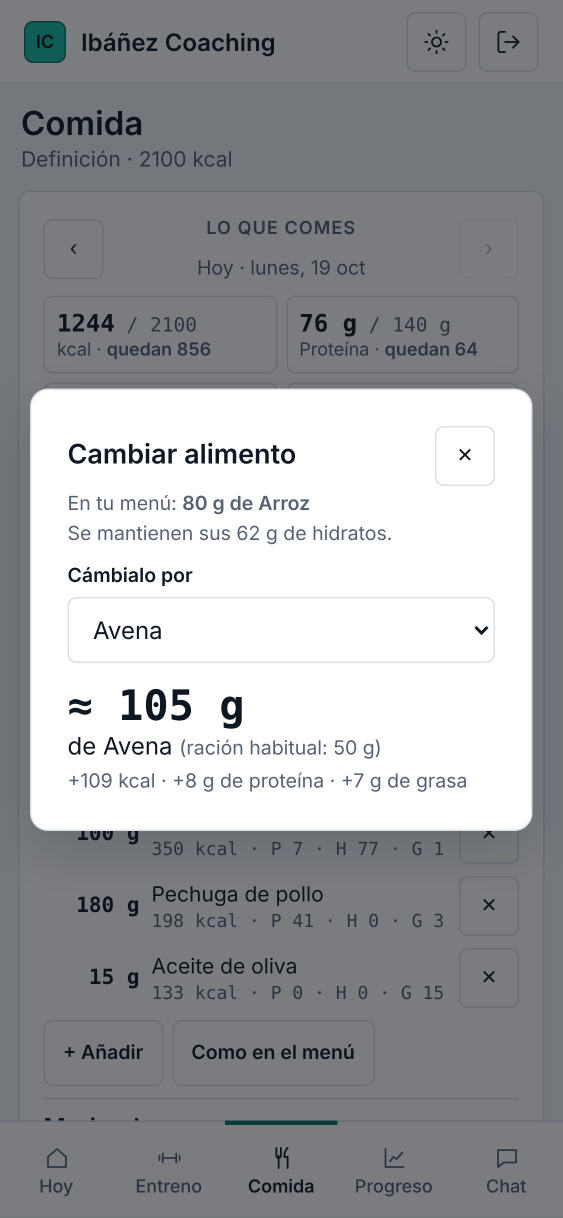
#> input picture recursos/cliente-equivalencia.png, 1125 x 2436 px, given in place of 01-1-raw.png, which was not available (shown at 1/2 size)
$ python lote-01.py
#> lines starting #> are read from the running program, lines starting #| are printed output that depends on the picture
# Lote 1 de @coachera.app: las 9 primeras publicaciones (29 imágenes de 1080 x 1350).
# Uso: python3 herramientas/lote-01.py [prefijo]   (sin prefijo, todas). Ver herramientas/README.md
import os, sys, subprocess, html
from PIL import Image

AQUI = os.path.dirname(os.path.abspath(__file__))
CAP = os.path.abspath(os.path.join(AQUI, "..", "recursos"))          # capturas de la app y el icono
SALIDA = os.environ.get("SALIDA", "/tmp/coachera-redes-salida")      # aquí quedan los PNG
HTML = os.path.join(SALIDA, "html"); PNG = os.path.join(SALIDA, "png")
os.makedirs(HTML, exist_ok=True); os.makedirs(PNG, exist_ok=True)
CHROME = os.environ.get("CHROME", "/opt/pw-browsers/chromium-1194/chrome-linux/chrome")
LOGO = f"file://{CAP}/icono-coachera.png"
def cap(n): return f"file://{CAP}/{n}"

CSS = """
:root{--bg:#06080B;--sf:#0E131A;--sf2:#131A23;--line:rgba(255,255,255,.08);--line2:rgba(255,255,255,.16);
--text:#E8EDF3;--strong:#FFFFFF;--muted:#9AA6B8;--brand:#14B8A6;--brandtext:#5EEAD4;--onbrand:#06231F}
*{box-sizing:border-box}
html,body{margin:0;background:var(--bg)}
.s{width:1080px;height:1350px;position:relative;overflow:hidden;background:var(--bg);color:var(--text);
 font-family:'IBM Plex Sans',sans-serif;padding:104px 88px 0;-webkit-font-smoothing:antialiased}
.s.t{background:var(--brand);color:var(--onbrand)}
.kicker{font-family:'IBM Plex Mono',monospace;font-weight:500;font-size:26px;letter-spacing:.1em;text-transform:uppercase;color:var(--brandtext);margin-bottom:34px}
.t .kicker{color:rgba(6,35,31,.72)}
h1{font-weight:600;font-size:96px;line-height:1.02;letter-spacing:-.03em;margin:0;color:var(--strong)}
h2{font-weight:600;font-size:68px;line-height:1.07;letter-spacing:-.025em;margin:0;color:var(--strong)}
.t h1,.t h2{color:var(--onbrand)}
.lead{font-size:38px;line-height:1.35;color:var(--muted);margin-top:30px;font-weight:400}
.t .lead{color:rgba(6,35,31,.82)}
.acento{color:var(--brandtext)}
.pie{position:absolute;left:88px;right:88px;bottom:70px;display:flex;align-items:center;justify-content:space-between}
.marca{display:flex;align-items:center;gap:16px;font-size:28px;color:var(--muted);font-weight:500}
.marca img{width:52px;height:52px;border-radius:12px;display:block}
.t .marca{color:rgba(6,35,31,.78)} .t .marca img{box-shadow:0 0 0 2px rgba(6,35,31,.55)}
.cont{font-family:'IBM Plex Mono',monospace;font-size:26px;color:var(--muted);display:flex;align-items:center;gap:14px}
.t .cont{color:rgba(6,35,31,.72)}
.desliza{font-size:44px;line-height:1}
.btn{display:inline-flex;align-items:center;gap:16px;background:var(--brand);color:var(--onbrand);font-weight:600;font-size:38px;
 padding:28px 44px;border-radius:999px;border:1.5px solid var(--brandtext)}
.t .btn{background:var(--onbrand);color:#fff;border-color:var(--onbrand)}
.chips{display:flex;flex-wrap:wrap;gap:16px;margin-top:56px}
.chip{border:1.5px solid var(--line2);border-radius:999px;padding:16px 30px;font-size:32px;font-weight:500;color:var(--text)}
.t .chip{border-color:rgba(6,35,31,.5);color:var(--onbrand)}
.nota{font-size:30px;color:var(--muted);margin-top:26px}
.t .nota{color:rgba(6,35,31,.78)}
.cifra{font-family:'IBM Plex Mono',monospace;font-weight:500;font-size:300px;line-height:.9;letter-spacing:-.05em;color:var(--strong)}
.tel{position:absolute;background:#000;border-radius:66px;padding:14px;border:1.5px solid var(--line2)}
.tel img{display:block;width:100%;border-radius:52px}
.win{background:var(--sf);border:1.5px solid var(--line2);border-radius:20px;overflow:hidden}
.win .barra{height:40px;display:flex;align-items:center;gap:10px;padding:0 18px;border-bottom:1px solid var(--line)}
.win .barra i{width:12px;height:12px;border-radius:50%;background:#2A3442;display:block}
.win img{display:block;width:100%}
.filas{margin-top:64px;display:flex;flex-direction:column;gap:0}
.fila{display:flex;align-items:center;gap:28px;padding:30px 0;border-top:1.5px solid var(--line);font-size:38px;color:var(--text)}
.fila:last-child{border-bottom:1.5px solid var(--line)}
.fila svg{width:46px;height:46px;flex:none;stroke:var(--brandtext);fill:none;stroke-width:1.8;stroke-linecap:round;stroke-linejoin:round}
.card{background:var(--sf);border:1.5px solid var(--line2);border-radius:16px}
.mono{font-family:'IBM Plex Mono',monospace}
"""

ICON = {
 "fuga": '<svg viewBox="0 0 24 24"><circle cx="9" cy="8" r="4"/><path d="M2 21c0-3.9 3.1-7 7-7s7 3.1 7 7"/><path d="M17 8l5 5M22 8l-5 5"/></svg>',
 "memoria": '<svg viewBox="0 0 24 24"><path d="M7 7h13l-4-4M17 17H4l4 4"/></svg>',
 "pdf": '<svg viewBox="0 0 24 24"><path d="M14 3H6a2 2 0 0 0-2 2v14a2 2 0 0 0 2 2h12a2 2 0 0 0 2-2V9z"/><path d="M14 3v6h6"/></svg>',
 "cobro": '<svg viewBox="0 0 24 24"><circle cx="12" cy="12" r="9"/><path d="M15 9.5c-.5-1-1.6-1.5-3-1.5-1.7 0-3 .9-3 2s1.3 1.7 3 2 3 .9 3 2-1.3 2-3 2c-1.4 0-2.5-.5-3-1.5M12 6v2M12 16v2"/></svg>',
}

def pie(n=None, total=None, flecha=False):
    cont = ""
    if n:
        cont = f'<div class="cont">{n}/{total}' + ('<span class="desliza">→</span>' if flecha else '') + '</div>'
    return f'<div class="pie"><div class="marca"><img src="{LOGO}">coachera.fit</div>{cont}</div>'

def slide(body, turquesa=False, n=None, total=None, flecha=False):
    return f'<!doctype html><html><head><meta charset="utf-8"><style>{CSS}</style></head><body><div class="s{" t" if turquesa else ""}">{body}{pie(n,total,flecha)}</div></body></html>'

def tel(src, left, top, width):
    return f'<div class="tel" style="left:{left}px;top:{top}px;width:{width}px"><img src="{cap(src)}"></div>'

def win(src, extra=""):
    return f'<div class="win" style="{extra}"><div class="barra"><i></i><i></i><i></i></div><img src="{cap(src)}"></div>'

E = html.escape
S = {}

# ---------- 1 · Qué es Coachera (5) ----------
S["01-1"] = slide('<div class="kicker">La app para entrenadores personales</div>'
  '<h1 style="font-size:132px;margin-top:150px">Más clientes.<br>Menos WhatsApp<br>y Excel.</h1>', True, 1, 5, True)
S["01-2"] = slide('<h2>Llevar una asesoría no debería ser perseguir a nadie.</h2><div class="filas">'
  + "".join(f'<div class="fila">{ICON[i]}{t}</div>' for i, t in [
    ("fuga", "Clientes que lo dejan sin que te enteres"),
    ("memoria", "Revisiones que comparas de memoria"),
    ("pdf", "Planes en PDF y mensajes sueltos"),
    ("cobro", "Cobros que se olvidan")]) + '</div>', False, 2, 5)
S["01-3"] = slide('<div class="kicker">Tu panel</div><h2>Abres el panel y sabes qué hacer primero.</h2>'
  + win("panel-hoy.png", "margin-top:64px;width:960px;margin-left:-28px"), False, 3, 5)
S["01-4"] = slide('<div class="kicker">La app de tus clientes</div><h2>Una app que tus clientes sí abren. Con tu marca.</h2>'
  + tel("cliente-hoy.png", 348, 430, 384), False, 4, 5)
S["01-5"] = slide('<h2 style="margin-top:80px">Lo que hoy llevas en cinco sitios, en uno.</h2><div class="chips">'
  + "".join(f'<span class="chip">{c}</span>' for c in ["Planes", "Revisiones", "Hábitos", "Cobros", "Chat"])
  + '</div><div style="margin-top:110px"><span class="btn">Empieza gratis en coachera.fit</span></div>'
  '<div class="nota">Gratis hasta 5 clientes · Sin tarjeta</div>', False, 5, 5)

# ---------- 2 · ¿Así llevas tu asesoría? (5) ----------
collage = '''
<div style="position:absolute;left:88px;top:470px;width:904px;height:620px">
 <div class="card" style="position:absolute;left:0;top:30px;width:420px;padding:34px;display:flex;flex-direction:column;gap:18px">
  <div style="display:flex;justify-content:space-between;align-items:center"><span class="mono" style="font-size:24px;color:var(--muted)">CHATS</span>
   <span class="mono" style="font-size:24px;background:var(--brand);color:var(--onbrand);border-radius:999px;padding:4px 16px">47</span></div>
  <div style="background:var(--sf2);border-radius:22px 22px 22px 6px;height:58px;width:78%"></div>
  <div style="background:var(--sf2);border-radius:22px 22px 22px 6px;height:58px;width:62%"></div>
  <div style="background:#1C2632;border-radius:22px 22px 6px 22px;height:58px;width:70%;align-self:flex-end"></div>
  <div style="background:var(--sf2);border-radius:22px 22px 22px 6px;height:58px;width:85%"></div>
 </div>
 <div class="card" style="position:absolute;right:0;top:0;width:450px;height:300px;overflow:hidden">
  <div style="display:grid;grid-template-columns:60px 1fr 1fr 1fr;grid-auto-rows:50px">
  ''' + "".join(f'<div style="border-right:1px solid var(--line);border-bottom:1px solid var(--line);{"background:var(--sf2)" if r==0 or c==0 else ""}"></div>' for r in range(6) for c in range(4)) + '''
  </div></div>
 <div class="card" style="position:absolute;right:60px;top:340px;width:250px;height:270px;padding:30px">
  <div class="mono" style="font-size:30px;color:var(--muted)">PDF</div>
  <div style="margin-top:26px;display:flex;flex-direction:column;gap:14px">
   <div style="height:12px;background:var(--sf2);width:100%"></div><div style="height:12px;background:var(--sf2);width:80%"></div>
   <div style="height:12px;background:var(--sf2);width:90%"></div><div style="height:12px;background:var(--sf2);width:60%"></div></div>
 </div>
 <div style="position:absolute;left:150px;top:470px;width:330px;padding:30px 32px;background:#E8EDF3;color:#0E131A;font-size:36px;font-weight:500;transform:rotate(-4deg);border-radius:6px">¿cobrar a Luis?</div>
</div>'''
S["02-1"] = slide('<h1>¿Así llevas tu asesoría?</h1>' + collage, False, 1, 5, True)
S["02-2"] = slide('<div class="cifra" style="margin-top:250px">47</div><h2 style="margin-top:60px;font-weight:500;color:var(--text)">chats sin leer, y uno es la revisión que esperabas.</h2>', False, 2, 5)
S["02-3"] = slide('<div class="cifra" style="margin-top:250px">23:40</div><h2 style="margin-top:60px;font-weight:500;color:var(--text)">Y tú, pasando a PDF la rutina de un cliente.</h2>', False, 3, 5)
S["02-4"] = slide('<h1 style="margin-top:250px">¿Quién te ha pagado este mes?</h1><div class="lead" style="font-size:44px">Si tienes que mirarlo en el banco, algo falla.</div>', False, 4, 5)
S["02-5"] = slide('<h1 style="margin-top:200px">Hay otra forma.</h1><div class="lead" style="font-size:44px">Planes, revisiones, hábitos, cobros y chat, en una sola app.</div>'
  '<div style="margin-top:90px"><span class="btn">coachera.fit</span></div>', False, 5, 5)

# ---------- 3 · Pega tu rutina desde Excel (4) ----------
S["03-1"] = slide('<h1 style="margin-top:230px">¿Tus rutinas están en Excel?</h1><h2 class="acento" style="margin-top:40px;color:var(--brandtext)">Pégalas.<br>No las vuelvas a escribir.</h2>', False, 1, 4, True)
S["03-2"] = slide('<div class="kicker">Pegar desde Excel</div><h2>Copias las celdas. Coachera entiende el resto.</h2>'
  + win("panel-pegar-excel.png", "margin-top:56px;width:960px;margin-left:-28px")
  + '<div class="nota" style="font-size:32px;line-height:1.4">Días, ejercicios, series y descansos. Sirve Excel, Google Sheets, Numbers o LibreOffice.</div>', False, 2, 4)
pasos = "".join(f'''<div style="display:flex;gap:36px;padding:44px 0;border-top:1.5px solid var(--line)">
 <div class="mono acento" style="font-size:64px;font-weight:500;line-height:1">{n}</div>
 <div style="font-size:42px;line-height:1.3;color:var(--text)">{t}</div></div>''' for n, t in [
  ("01", "Les mandas la invitación por WhatsApp o por correo."),
  ("02", "Instalan la app desde el navegador, sin tienda de apps. Para ellos es gratis.")])
S["03-3"] = slide('<h2 style="margin-top:120px">Y a tus clientes, los invitas por WhatsApp.</h2><div style="margin-top:80px;border-bottom:1.5px solid var(--line)">' + pasos + '</div>', False, 3, 4)
S["03-4"] = slide('<h1 style="margin-top:200px">Tu mudanza, en una tarde.</h1><div class="lead" style="font-size:44px">Y si empiezas de cero, tienes plantillas de entreno listas para usar.</div>'
  '<div style="margin-top:90px"><span class="btn">Empieza gratis en coachera.fit</span></div>', False, 4, 4)

# ---------- 4 · Serie a serie (1) ----------
# Teléfono: ancho 430 -> pantalla 402 de ancho (1125x2436); y de la pantalla = top+14
TW, TL, TT = 396, 88, 380
sw = TW - 28; sh = sw * 2436 / 1125
def pt(fx, fy): return (TL + 14 + fx * sw, TT + 14 + fy * sh)
ax1, ay1 = pt(0.47, 0.502)   # «La vez anterior: 57,5 × 7»
ax2, ay2 = pt(0.675, 0.754)  # ▲ de la primera serie
lx = 600
anot = f'''
<svg style="position:absolute;left:0;top:0" width="1080" height="1350">
 <g stroke="#5EEAD4" stroke-width="2.5" fill="none">
  <circle cx="{ax1}" cy="{ay1}" r="10" fill="#5EEAD4"/><path d="M{ax1} {ay1} H{lx-20}"/>
  <circle cx="{ax2}" cy="{ay2}" r="10" fill="#5EEAD4"/><path d="M{ax2} {ay2} H{lx-20}"/>
 </g></svg>
<div style="position:absolute;left:{lx}px;top:{ay1-50}px;width:400px;font-size:36px;line-height:1.25;color:#fff;font-weight:500">Lo de la última vez, a la vista</div>
<div style="position:absolute;left:{lx}px;top:{ay2-50}px;width:400px;font-size:36px;line-height:1.25;color:#fff;font-weight:500"><span class="acento">▲</span> Marca nueva, en la propia serie</div>'''
S["04-1"] = slide('<h1>Serie a serie.</h1><div class="lead" style="margin-top:22px;max-width:880px">Tu cliente ve lo que hizo la vez anterior y anota kilos y repeticiones en dos toques.</div>'
  + tel("cliente-entreno.png", TL, TT, TW) + anot)

# ---------- 5 · Revisiones comparadas (4) ----------
S["05-1"] = slide('<div class="kicker">Revisiones</div><h1 style="font-size:124px;margin-top:150px">Revisiones que no comparas de memoria.</h1>', True, 1, 4, True)
S["05-2"] = slide('<h2>Cada revisión llega junto a la anterior.</h2>'
  + win("panel-revision.png", "margin-top:56px;width:960px;margin-left:-28px")
  + '<div class="nota" style="font-size:32px;line-height:1.4">Peso medio de 7 días, medidas, fotos lado a lado y respuestas, frente a la revisión anterior.</div>', False, 2, 4)
tarjeta = '''<div class="card" style="margin-top:80px;padding:52px 56px;border-left:6px solid #fff">
 <div class="mono" style="font-size:24px;letter-spacing:.1em;color:var(--muted)">SU SEMANA</div>
 <div style="font-size:50px;font-weight:600;color:#fff;margin-top:20px">¿Cuánta hambre has pasado?</div>
 <div style="display:flex;justify-content:space-between;margin-top:48px">''' + "".join(f'''<div>
   <div class="mono" style="font-size:24px;letter-spacing:.1em;color:var(--muted)">{l}</div>
   <div class="mono" style="font-size:120px;font-weight:500;color:#fff;line-height:1;margin-top:10px">{v}</div></div>''' for l, v in [("ANTES", "4"), ("AHORA", "8"), ("CAMBIO", "+4")]) + '</div></div>'
S["05-3"] = slide('<h2>Lo que cambia salta a la vista.</h2>' + tarjeta
  + '<div class="lead" style="font-size:42px;margin-top:64px">La app marca lo que destaca. <span style="color:#fff">Tú decides qué significa.</span></div>', False, 3, 4)
onda = '<svg width="904" height="120" style="display:block;margin-top:56px">' + "".join(
  f'<rect x="{i*16}" y="{60-h/2}" width="7" height="{h}" rx="3.5" fill="#3A4656"/>' for i, h in enumerate(
  [12,24,40,30,60,84,50,36,70,96,64,40,28,52,80,58,34,22,44,72,90,62,38,26,48,66,42,30,20,36,58,76,50,32,24,16,28,46,64,40,26,18,30,22,14,20,12,10,16,12,8,10,8,6,10,8]
)) + '</svg>'
S["05-4"] = slide('<h2 style="margin-top:110px">Y contestas con un audio.</h2>'
  '<div style="margin-top:80px"><span class="btn" style="font-size:44px;padding:34px 52px"><span style="width:22px;height:22px;border-radius:50%;background:var(--onbrand);display:inline-block"></span>Grabar respuesta</span></div>'
  + onda + '<div class="lead" style="font-size:42px">Grabas, lo escuchas y lo envías. Le llega a su chat, con aviso al móvil.</div>', False, 4, 4)

# ---------- 6 · 5 señales (7) ----------
S["06-1"] = slide('<div class="kicker">Para guardar</div><h1 style="font-size:104px;margin-top:120px">5 señales de que tu asesoría online necesita un sistema</h1>'
  '<div class="lead" style="font-size:42px;margin-top:48px">Guárdalo y cuenta cuántas tienes.</div>', False, 1, 7, True)
senales = [
 ("01", "Buscas el plan de un cliente en tres sitios.", "El Excel, el PDF que le mandaste y el audio donde se lo cambiaste."),
 ("02", "Las revisiones llegan cuando el cliente se acuerda.", "Y si no llega, no te enteras hasta que lo deja."),
 ("03", "No sabes de memoria quién te debe la cuota.", "Y te da apuro preguntarlo."),
 ("04", "Contestas mensajes a las 23:00.", "Porque es el único rato que te queda."),
 ("05", "Te da miedo coger más clientes.", "No por falta de ganas: por falta de horas.")]
for i, (n, f, e) in enumerate(senales):
    S[f"06-{i+2}"] = slide(f'<div class="cifra acento" style="font-size:240px;margin-top:150px;color:var(--brandtext)">{n}</div>'
      f'<h2 style="margin-top:70px;font-size:76px">{f}</h2><div class="lead" style="font-size:42px;margin-top:36px">{e}</div>', False, i+2, 7)
S["06-7"] = slide('<h1 style="margin-top:200px">¿Tienes dos o más?</h1><div class="lead" style="font-size:44px">Coachera junta planes, revisiones, hábitos, cobros y chat en una app.</div>'
  '<div style="margin-top:90px"><span class="btn">Gratis hasta 5 clientes · coachera.fit</span></div>', False, 7, 7)

# ---------- 7 · Con tu marca (1) ----------
S["07-1"] = slide('<h1 style="font-size:88px">Tus clientes ven tu marca. No la nuestra.</h1>'
  + tel("cliente-marca-roja.png", 64, 420, 300) + tel("cliente-marca-azul.png", 716, 420, 300) + tel("cliente-hoy.png", 372, 380, 336)
  + '<div style="position:absolute;left:88px;right:88px;top:1120px;font-size:32px;line-height:1.35;color:var(--muted)">Tu nombre comercial y tu color en la app de tus clientes. Se instala desde el navegador y para ellos es gratis.</div>')

# ---------- 8 · Fundador (1) ----------
lineas = ["Llevo 2 años entrenando a clientes online.", "Con WhatsApp y Excel, todo era poco práctico e incómodo.", "Así que estoy construyendo la herramienta que me faltaba."]
S["08-1"] = slide('<div class="kicker">Quién está detrás</div><h1 style="font-size:110px">Soy entrenador. Por eso hago Coachera.</h1>'
  '<div style="margin-top:80px;border-bottom:1.5px solid var(--line)">' + "".join(f'<div style="padding:30px 0;border-top:1.5px solid var(--line);font-size:40px;line-height:1.3;color:var(--text)">{l}</div>' for l in lineas)
  + '</div><div style="margin-top:44px;font-size:32px;color:var(--muted)">Víctor · fundador de Coachera</div>')

# ---------- 9 · Empieza gratis (1) ----------
S["09-1"] = slide('<h1 style="font-size:112px;margin-top:110px">Tu próximo cliente merece algo mejor que un PDF.</h1>'
  '<div class="lead" style="font-size:42px;margin-top:44px">Crea tu cuenta gratis: en unos minutos tienes a tu primer cliente con su plan.</div>'
  '<div class="chips" style="margin-top:64px"><span class="chip" style="font-size:34px">Gratis hasta 5 clientes · Sin tarjeta</span></div>', True)

def render(nombre, doc):
#> called with nombre = '01-1'
    h = os.path.join(HTML, nombre + ".html")
    open(h, "w", encoding="utf-8").write(doc)
    raw = os.path.join(HTML, nombre + "-raw.png")
    subprocess.run([CHROME, "--headless=new", "--no-sandbox", "--disable-gpu", "--hide-scrollbars",
                    "--allow-file-access-from-files", "--force-device-scale-factor=1",
                    "--window-size=1080,1500", f"--screenshot={raw}", "file://" + h],
                   check=True, stdout=subprocess.DEVNULL, stderr=subprocess.DEVNULL, timeout=60)
#> (this line was passed over: subprocess is not available in this run)
    Image.open(raw).convert("RGB").crop((0, 0, 1080, 1350)).save(os.path.join(PNG, nombre + ".png"))
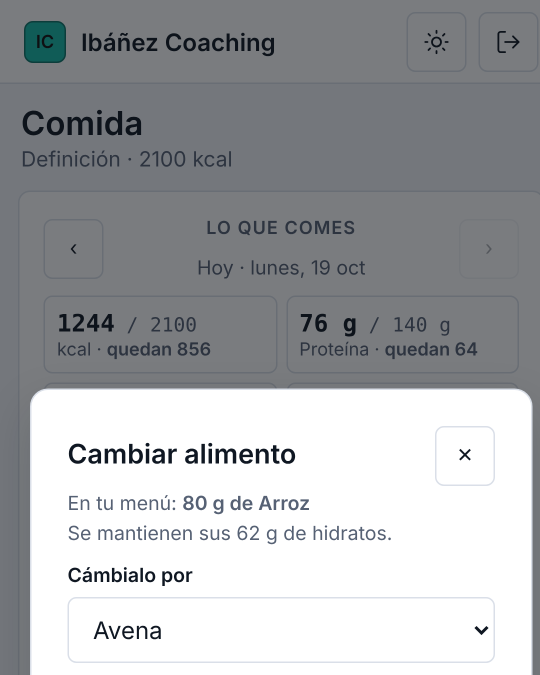
#> saved as 01-1.png: PIL image 1080x1350 RGB (shown at 1/2 size); mean R, G, B 167.2, 169.3, 171.9
    os.remove(raw)

pref = sys.argv[1] if len(sys.argv) > 1 else ""
for k in sorted(S):
    if k.startswith(pref):
        render(k, S[k]); print("ok", k)
#> pass 2 of the loop `for k in sorted(S):`:
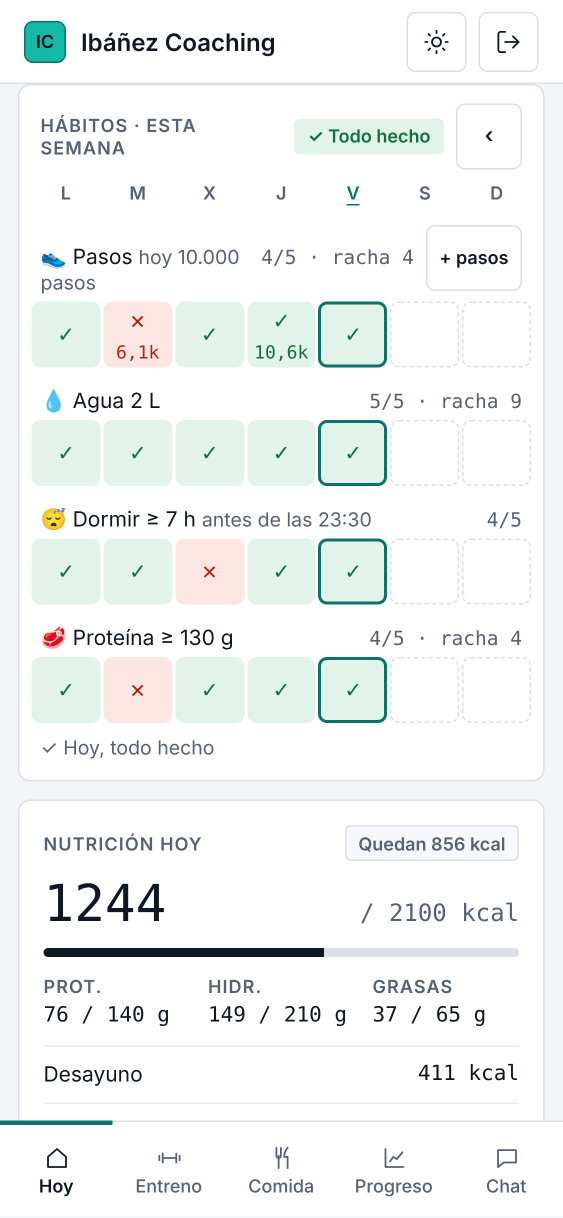
#> input picture recursos/cliente-habitos.png, 1125 x 2436 px, given in place of 01-2-raw.png, which was not available (shown at 1/2 size)
#> in render (call 2), `Image.open(raw).convert("RGB").crop((0, 0, 1080, 1350)).save(os.path.j..`:
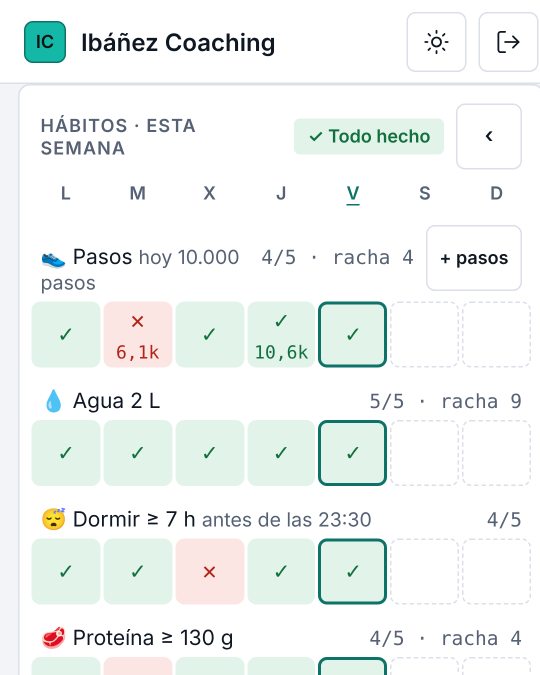
#> saved as 01-2.png: PIL image 1080x1350 RGB (shown at 1/2 size); mean R, G, B 240.6, 244.9, 243.3
#> (the run stopped early here; a loop or call above may not have finished)
